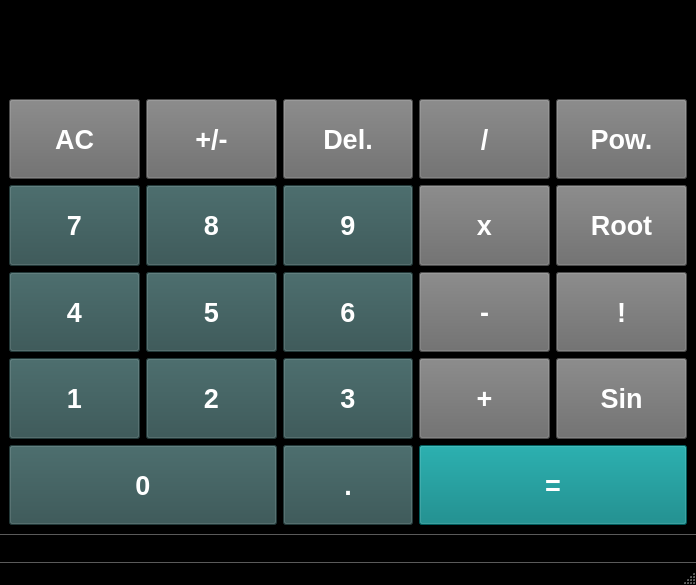
<?xml version="1.0" encoding="UTF-8"?>
<ui version="4.0">
 <class>Calculator</class>
 <widget class="QMainWindow" name="Calculator">
  <property name="geometry">
   <rect>
    <x>0</x>
    <y>0</y>
    <width>696</width>
    <height>585</height>
   </rect>
  </property>
  <property name="minimumSize">
   <size>
    <width>696</width>
    <height>585</height>
   </size>
  </property>
  <property name="windowTitle">
   <string>Calculator</string>
  </property>
  <property name="styleSheet">
   <string notr="true">QMainWindow{
background-color:black;
}</string>
  </property>
  <widget class="QWidget" name="centralwidget">
   <property name="styleSheet">
    <string notr="true">QWidget{
background-color:black
}</string>
   </property>
   <layout class="QGridLayout" name="gridLayout">
    <item row="3" column="2">
     <widget class="QPushButton" name="pushButton_9">
      <property name="sizePolicy">
       <sizepolicy hsizetype="Preferred" vsizetype="Expanding">
        <horstretch>0</horstretch>
        <verstretch>0</verstretch>
       </sizepolicy>
      </property>
      <property name="font">
       <font>
        <pointsize>20</pointsize>
        <weight>75</weight>
        <bold>true</bold>
       </font>
      </property>
      <property name="cursor">
       <cursorShape>ArrowCursor</cursorShape>
      </property>
      <property name="styleSheet">
       <string notr="true">QPushButton{
	background-color: #2f4f4f;
	border 1px solid gray;
	padding 5px;
	color: white;
}

QPushButton:pressed {
	background-color: #708090;
	border 1px solid gray;
	padding 5px;
	color:white;
}</string>
      </property>
      <property name="text">
       <string>9</string>
      </property>
      <attribute name="buttonGroup">
       <string notr="true">buttonGroup</string>
      </attribute>
     </widget>
    </item>
    <item row="2" column="4">
     <widget class="QPushButton" name="pushButton_pow">
      <property name="sizePolicy">
       <sizepolicy hsizetype="Preferred" vsizetype="Expanding">
        <horstretch>0</horstretch>
        <verstretch>0</verstretch>
       </sizepolicy>
      </property>
      <property name="font">
       <font>
        <pointsize>20</pointsize>
        <weight>75</weight>
        <bold>true</bold>
       </font>
      </property>
      <property name="styleSheet">
       <string notr="true">QPushButton{
	background-color: #696969;
	border 1px solid gray;
	padding 5px;
	color: white;
}

QPushButton:pressed {
	background-color: #c0c0c0;
	border 1px solid gray;
	padding 5px;
	color:white;
}</string>
      </property>
      <property name="text">
       <string>Pow.</string>
      </property>
      <attribute name="buttonGroup">
       <string notr="true">buttonGroup</string>
      </attribute>
     </widget>
    </item>
    <item row="7" column="0" colspan="2">
     <widget class="QPushButton" name="pushButton_0">
      <property name="sizePolicy">
       <sizepolicy hsizetype="Preferred" vsizetype="Expanding">
        <horstretch>0</horstretch>
        <verstretch>0</verstretch>
       </sizepolicy>
      </property>
      <property name="font">
       <font>
        <pointsize>20</pointsize>
        <weight>75</weight>
        <bold>true</bold>
       </font>
      </property>
      <property name="styleSheet">
       <string notr="true">QPushButton{
	background-color: #2f4f4f;
	border 1px solid gray;
	padding 5px;
	color: white;
}

QPushButton:pressed {
	background-color: #708090;
	border 1px solid gray;
	padding 5px;
	color:white;
}</string>
      </property>
      <property name="text">
       <string>0</string>
      </property>
      <attribute name="buttonGroup">
       <string notr="true">buttonGroup</string>
      </attribute>
     </widget>
    </item>
    <item row="4" column="1">
     <widget class="QPushButton" name="pushButton_5">
      <property name="sizePolicy">
       <sizepolicy hsizetype="Preferred" vsizetype="Expanding">
        <horstretch>0</horstretch>
        <verstretch>0</verstretch>
       </sizepolicy>
      </property>
      <property name="font">
       <font>
        <pointsize>20</pointsize>
        <weight>75</weight>
        <bold>true</bold>
       </font>
      </property>
      <property name="styleSheet">
       <string notr="true">QPushButton{
	background-color: #2f4f4f;
	border 1px solid gray;
	padding 5px;
	color: white;
}

QPushButton:pressed {
	background-color: #708090;
	border 1px solid gray;
	padding 5px;
	color:white;
}</string>
      </property>
      <property name="text">
       <string>5</string>
      </property>
      <attribute name="buttonGroup">
       <string notr="true">buttonGroup</string>
      </attribute>
     </widget>
    </item>
    <item row="6" column="3">
     <widget class="QPushButton" name="pushButton_plus">
      <property name="sizePolicy">
       <sizepolicy hsizetype="Preferred" vsizetype="Expanding">
        <horstretch>0</horstretch>
        <verstretch>0</verstretch>
       </sizepolicy>
      </property>
      <property name="font">
       <font>
        <pointsize>20</pointsize>
        <weight>75</weight>
        <bold>true</bold>
       </font>
      </property>
      <property name="styleSheet">
       <string notr="true">QPushButton{
	background-color: #696969;
	border 1px solid gray;
	padding 5px;
	color: white;
}

QPushButton:pressed {
	background-color: #c0c0c0;
	border 1px solid gray;
	padding 5px;
	color:white;
}</string>
      </property>
      <property name="text">
       <string>+</string>
      </property>
      <attribute name="buttonGroup">
       <string notr="true">buttonGroup</string>
      </attribute>
     </widget>
    </item>
    <item row="6" column="4">
     <widget class="QPushButton" name="pushButton_sin">
      <property name="sizePolicy">
       <sizepolicy hsizetype="Preferred" vsizetype="Expanding">
        <horstretch>0</horstretch>
        <verstretch>0</verstretch>
       </sizepolicy>
      </property>
      <property name="font">
       <font>
        <pointsize>20</pointsize>
        <weight>75</weight>
        <bold>true</bold>
       </font>
      </property>
      <property name="styleSheet">
       <string notr="true">QPushButton{
	background-color: #696969;
	border 1px solid gray;
	padding 5px;
	color: white;
}

QPushButton:pressed {
	background-color: #c0c0c0;
	border 1px solid gray;
	padding 5px;
	color:white;
}</string>
      </property>
      <property name="text">
       <string>Sin</string>
      </property>
      <attribute name="buttonGroup">
       <string notr="true">buttonGroup</string>
      </attribute>
     </widget>
    </item>
    <item row="2" column="0">
     <widget class="QPushButton" name="pushButton_clear">
      <property name="sizePolicy">
       <sizepolicy hsizetype="Preferred" vsizetype="Expanding">
        <horstretch>0</horstretch>
        <verstretch>0</verstretch>
       </sizepolicy>
      </property>
      <property name="font">
       <font>
        <pointsize>20</pointsize>
        <weight>75</weight>
        <bold>true</bold>
       </font>
      </property>
      <property name="styleSheet">
       <string notr="true">QPushButton{
	background-color: #696969;
	border 1px solid gray;
	padding 5px;
	color: white;
}

QPushButton:pressed {
	background-color: #c0c0c0;
	border 1px solid gray;
	padding 5px;
	color:white;
}</string>
      </property>
      <property name="text">
       <string>AC</string>
      </property>
      <attribute name="buttonGroup">
       <string notr="true">buttonGroup</string>
      </attribute>
     </widget>
    </item>
    <item row="3" column="1">
     <widget class="QPushButton" name="pushButton_8">
      <property name="sizePolicy">
       <sizepolicy hsizetype="Preferred" vsizetype="Expanding">
        <horstretch>0</horstretch>
        <verstretch>0</verstretch>
       </sizepolicy>
      </property>
      <property name="font">
       <font>
        <pointsize>20</pointsize>
        <weight>75</weight>
        <bold>true</bold>
       </font>
      </property>
      <property name="styleSheet">
       <string notr="true">QPushButton{
	background-color: #2f4f4f;
	border 1px solid gray;
	padding 5px;
	color: white;
}

QPushButton:pressed {
	background-color: #708090;
	border 1px solid gray;
	padding 5px;
	color:white;
}</string>
      </property>
      <property name="text">
       <string>8</string>
      </property>
      <attribute name="buttonGroup">
       <string notr="true">buttonGroup</string>
      </attribute>
     </widget>
    </item>
    <item row="3" column="4">
     <widget class="QPushButton" name="pushButton_root">
      <property name="sizePolicy">
       <sizepolicy hsizetype="Preferred" vsizetype="Expanding">
        <horstretch>0</horstretch>
        <verstretch>0</verstretch>
       </sizepolicy>
      </property>
      <property name="font">
       <font>
        <pointsize>20</pointsize>
        <weight>75</weight>
        <bold>true</bold>
       </font>
      </property>
      <property name="styleSheet">
       <string notr="true">QPushButton{
	background-color: #696969;
	border 1px solid gray;
	padding 5px;
	color: white;
}

QPushButton:pressed {
	background-color: #c0c0c0;
	border 1px solid gray;
	padding 5px;
	color:white;
}</string>
      </property>
      <property name="text">
       <string>Root</string>
      </property>
      <attribute name="buttonGroup">
       <string notr="true">buttonGroup</string>
      </attribute>
     </widget>
    </item>
    <item row="4" column="2">
     <widget class="QPushButton" name="pushButton_6">
      <property name="sizePolicy">
       <sizepolicy hsizetype="Preferred" vsizetype="Expanding">
        <horstretch>0</horstretch>
        <verstretch>0</verstretch>
       </sizepolicy>
      </property>
      <property name="font">
       <font>
        <pointsize>20</pointsize>
        <weight>75</weight>
        <bold>true</bold>
       </font>
      </property>
      <property name="styleSheet">
       <string notr="true">QPushButton{
	background-color: #2f4f4f;
	border 1px solid gray;
	padding 5px;
	color: white;
}

QPushButton:pressed {
	background-color: #708090;
	border 1px solid gray;
	padding 5px;
	color:white;
}</string>
      </property>
      <property name="text">
       <string>6</string>
      </property>
      <attribute name="buttonGroup">
       <string notr="true">buttonGroup</string>
      </attribute>
     </widget>
    </item>
    <item row="4" column="3">
     <widget class="QPushButton" name="pushButton_minus">
      <property name="sizePolicy">
       <sizepolicy hsizetype="Preferred" vsizetype="Expanding">
        <horstretch>0</horstretch>
        <verstretch>0</verstretch>
       </sizepolicy>
      </property>
      <property name="font">
       <font>
        <pointsize>20</pointsize>
        <weight>75</weight>
        <bold>true</bold>
       </font>
      </property>
      <property name="styleSheet">
       <string notr="true">QPushButton{
	background-color: #696969;
	border 1px solid gray;
	padding 5px;
	color: white;
}

QPushButton:pressed {
	background-color: #c0c0c0;
	border 1px solid gray;
	padding 5px;
	color:white;
}</string>
      </property>
      <property name="text">
       <string>-</string>
      </property>
      <attribute name="buttonGroup">
       <string notr="true">buttonGroup</string>
      </attribute>
     </widget>
    </item>
    <item row="7" column="3" colspan="2">
     <widget class="QPushButton" name="pushButton_eq">
      <property name="sizePolicy">
       <sizepolicy hsizetype="Preferred" vsizetype="Expanding">
        <horstretch>0</horstretch>
        <verstretch>0</verstretch>
       </sizepolicy>
      </property>
      <property name="font">
       <font>
        <pointsize>20</pointsize>
        <weight>75</weight>
        <bold>true</bold>
       </font>
      </property>
      <property name="styleSheet">
       <string notr="true">QPushButton{
	background-color: #008080;
	border 1px solid gray;
	padding 5px;
	color: white;
}

QPushButton:pressed {
	background-color:#20b2aa;;
	border 1px solid gray;
	padding 5px;
	color:white;
}</string>
      </property>
      <property name="text">
       <string>=</string>
      </property>
      <attribute name="buttonGroup">
       <string notr="true">buttonGroup</string>
      </attribute>
     </widget>
    </item>
    <item row="3" column="0">
     <widget class="QPushButton" name="pushButton_7">
      <property name="sizePolicy">
       <sizepolicy hsizetype="Preferred" vsizetype="Expanding">
        <horstretch>0</horstretch>
        <verstretch>0</verstretch>
       </sizepolicy>
      </property>
      <property name="font">
       <font>
        <pointsize>20</pointsize>
        <weight>75</weight>
        <bold>true</bold>
       </font>
      </property>
      <property name="styleSheet">
       <string notr="true">QPushButton{
	background-color: #2f4f4f;
	border 1px solid gray;
	padding 5px;
	color: white;
}

QPushButton:pressed {
	background-color: #708090;
	border 1px solid gray;
	padding 5px;
	color:white;
}</string>
      </property>
      <property name="text">
       <string>7</string>
      </property>
      <attribute name="buttonGroup">
       <string notr="true">buttonGroup</string>
      </attribute>
     </widget>
    </item>
    <item row="4" column="4">
     <widget class="QPushButton" name="pushButton_fact">
      <property name="sizePolicy">
       <sizepolicy hsizetype="Preferred" vsizetype="Expanding">
        <horstretch>0</horstretch>
        <verstretch>0</verstretch>
       </sizepolicy>
      </property>
      <property name="font">
       <font>
        <pointsize>20</pointsize>
        <weight>75</weight>
        <bold>true</bold>
       </font>
      </property>
      <property name="styleSheet">
       <string notr="true">QPushButton{
	background-color: #696969;
	border 1px solid gray;
	padding 5px;
	color: white;
}

QPushButton:pressed {
	background-color: #c0c0c0;
	border 1px solid gray;
	padding 5px;
	color:white;
}</string>
      </property>
      <property name="text">
       <string>!</string>
      </property>
      <attribute name="buttonGroup">
       <string notr="true">buttonGroup</string>
      </attribute>
     </widget>
    </item>
    <item row="3" column="3">
     <widget class="QPushButton" name="pushButton_mul">
      <property name="sizePolicy">
       <sizepolicy hsizetype="Preferred" vsizetype="Expanding">
        <horstretch>0</horstretch>
        <verstretch>0</verstretch>
       </sizepolicy>
      </property>
      <property name="font">
       <font>
        <pointsize>20</pointsize>
        <weight>75</weight>
        <bold>true</bold>
       </font>
      </property>
      <property name="styleSheet">
       <string notr="true">QPushButton{
	background-color: #696969;
	border 1px solid gray;
	padding 5px;
	color: white;
}

QPushButton:pressed {
	background-color: #c0c0c0;
	border 1px solid gray;
	padding 5px;
	color:white;
}</string>
      </property>
      <property name="text">
       <string>x</string>
      </property>
      <attribute name="buttonGroup">
       <string notr="true">buttonGroup</string>
      </attribute>
     </widget>
    </item>
    <item row="2" column="1">
     <widget class="QPushButton" name="pushButton_change">
      <property name="sizePolicy">
       <sizepolicy hsizetype="Preferred" vsizetype="Expanding">
        <horstretch>0</horstretch>
        <verstretch>0</verstretch>
       </sizepolicy>
      </property>
      <property name="font">
       <font>
        <pointsize>20</pointsize>
        <weight>75</weight>
        <bold>true</bold>
       </font>
      </property>
      <property name="styleSheet">
       <string notr="true">QPushButton{
	background-color: #696969;
	border 1px solid gray;
	padding 5px;
	color: white;
}

QPushButton:pressed {
	background-color: #c0c0c0;
	border 1px solid gray;
	padding 5px;
	color:white;
}</string>
      </property>
      <property name="text">
       <string>+/-</string>
      </property>
      <attribute name="buttonGroup">
       <string notr="true">buttonGroup</string>
      </attribute>
     </widget>
    </item>
    <item row="6" column="0">
     <widget class="QPushButton" name="pushButton_1">
      <property name="sizePolicy">
       <sizepolicy hsizetype="Preferred" vsizetype="Expanding">
        <horstretch>0</horstretch>
        <verstretch>0</verstretch>
       </sizepolicy>
      </property>
      <property name="font">
       <font>
        <pointsize>20</pointsize>
        <weight>75</weight>
        <bold>true</bold>
       </font>
      </property>
      <property name="styleSheet">
       <string notr="true">QPushButton{
	background-color: #2f4f4f;
	border 1px solid gray;
	padding 5px;
	color: white;
}

QPushButton:pressed {
	background-color: #708090;
	border 1px solid gray;
	padding 5px;
	color:white;
}</string>
      </property>
      <property name="text">
       <string>1</string>
      </property>
      <attribute name="buttonGroup">
       <string notr="true">buttonGroup</string>
      </attribute>
     </widget>
    </item>
    <item row="2" column="3">
     <widget class="QPushButton" name="pushButton_div">
      <property name="sizePolicy">
       <sizepolicy hsizetype="Preferred" vsizetype="Expanding">
        <horstretch>0</horstretch>
        <verstretch>0</verstretch>
       </sizepolicy>
      </property>
      <property name="font">
       <font>
        <pointsize>20</pointsize>
        <weight>75</weight>
        <bold>true</bold>
       </font>
      </property>
      <property name="styleSheet">
       <string notr="true">QPushButton{
	background-color: #696969;
	border 1px solid gray;
	padding 5px;
	color: white;
}

QPushButton:pressed {
	background-color: #c0c0c0;
	border 1px solid gray;
	padding 5px;
	color:white;
}</string>
      </property>
      <property name="text">
       <string>/</string>
      </property>
      <attribute name="buttonGroup">
       <string notr="true">buttonGroup</string>
      </attribute>
     </widget>
    </item>
    <item row="7" column="2">
     <widget class="QPushButton" name="pushButton_float">
      <property name="sizePolicy">
       <sizepolicy hsizetype="Preferred" vsizetype="Expanding">
        <horstretch>0</horstretch>
        <verstretch>0</verstretch>
       </sizepolicy>
      </property>
      <property name="font">
       <font>
        <pointsize>20</pointsize>
        <weight>75</weight>
        <bold>true</bold>
       </font>
      </property>
      <property name="styleSheet">
       <string notr="true">QPushButton{
	background-color: #2f4f4f;
	border 1px solid gray;
	padding 5px;
	color: white;
}

QPushButton:pressed {
	background-color: #708090;
	border 1px solid gray;
	padding 5px;
	color:white;
}</string>
      </property>
      <property name="text">
       <string>.</string>
      </property>
      <attribute name="buttonGroup">
       <string notr="true">buttonGroup</string>
      </attribute>
     </widget>
    </item>
    <item row="6" column="1">
     <widget class="QPushButton" name="pushButton_2">
      <property name="sizePolicy">
       <sizepolicy hsizetype="Preferred" vsizetype="Expanding">
        <horstretch>0</horstretch>
        <verstretch>0</verstretch>
       </sizepolicy>
      </property>
      <property name="font">
       <font>
        <pointsize>20</pointsize>
        <weight>75</weight>
        <bold>true</bold>
       </font>
      </property>
      <property name="styleSheet">
       <string notr="true">QPushButton{
	background-color: #2f4f4f;
	border 1px solid gray;
	padding 5px;
	color: white;
}

QPushButton:pressed {
	background-color: #708090;
	border 1px solid gray;
	padding 5px;
	color:white;
}</string>
      </property>
      <property name="text">
       <string>2</string>
      </property>
      <attribute name="buttonGroup">
       <string notr="true">buttonGroup</string>
      </attribute>
     </widget>
    </item>
    <item row="6" column="2">
     <widget class="QPushButton" name="pushButton_3">
      <property name="sizePolicy">
       <sizepolicy hsizetype="Preferred" vsizetype="Expanding">
        <horstretch>0</horstretch>
        <verstretch>0</verstretch>
       </sizepolicy>
      </property>
      <property name="font">
       <font>
        <pointsize>20</pointsize>
        <weight>75</weight>
        <bold>true</bold>
       </font>
      </property>
      <property name="styleSheet">
       <string notr="true">QPushButton{
	background-color: #2f4f4f;
	border 1px solid gray;
	padding 5px;
	color: white;
}

QPushButton:pressed {
	background-color: #708090;
	border 1px solid gray;
	padding 5px;
	color:white;
}</string>
      </property>
      <property name="text">
       <string>3</string>
      </property>
      <attribute name="buttonGroup">
       <string notr="true">buttonGroup</string>
      </attribute>
     </widget>
    </item>
    <item row="4" column="0">
     <widget class="QPushButton" name="pushButton_4">
      <property name="sizePolicy">
       <sizepolicy hsizetype="Preferred" vsizetype="Expanding">
        <horstretch>0</horstretch>
        <verstretch>0</verstretch>
       </sizepolicy>
      </property>
      <property name="font">
       <font>
        <pointsize>20</pointsize>
        <weight>75</weight>
        <bold>true</bold>
       </font>
      </property>
      <property name="styleSheet">
       <string notr="true">QPushButton{
	background-color: #2f4f4f;
	border 1px solid gray;
	padding 5px;
	color: white;
}

QPushButton:pressed {
	background-color: #708090;
	border 1px solid gray;
	padding 5px;
	color:white;
}</string>
      </property>
      <property name="text">
       <string>4</string>
      </property>
      <attribute name="buttonGroup">
       <string notr="true">buttonGroup</string>
      </attribute>
     </widget>
    </item>
    <item row="2" column="2">
     <widget class="QPushButton" name="pushButton_delete">
      <property name="sizePolicy">
       <sizepolicy hsizetype="Preferred" vsizetype="Expanding">
        <horstretch>0</horstretch>
        <verstretch>0</verstretch>
       </sizepolicy>
      </property>
      <property name="font">
       <font>
        <pointsize>20</pointsize>
        <weight>75</weight>
        <bold>true</bold>
       </font>
      </property>
      <property name="styleSheet">
       <string notr="true">QPushButton{
	background-color: #696969;
	border 1px solid gray;
	padding 5px;
	color: white;
}

QPushButton:pressed {
	background-color: #c0c0c0;
	border 1px solid gray;
	padding 5px;
	color:white;
}</string>
      </property>
      <property name="text">
       <string>Del.</string>
      </property>
      <attribute name="buttonGroup">
       <string notr="true">buttonGroup</string>
      </attribute>
     </widget>
    </item>
    <item row="1" column="0" colspan="5">
     <widget class="QLineEdit" name="Display">
      <property name="sizePolicy">
       <sizepolicy hsizetype="Preferred" vsizetype="Expanding">
        <horstretch>10</horstretch>
        <verstretch>0</verstretch>
       </sizepolicy>
      </property>
      <property name="font">
       <font>
        <pointsize>50</pointsize>
        <weight>75</weight>
        <bold>true</bold>
       </font>
      </property>
      <property name="styleSheet">
       <string notr="true">QLineEdit{
	background-color: black;
	border 1px solid gray;
	color:#ffffff;
}f</string>
      </property>
      <property name="text">
       <string>0.0</string>
      </property>
      <property name="alignment">
       <set>Qt::AlignRight|Qt::AlignTrailing|Qt::AlignVCenter</set>
      </property>
      <property name="readOnly">
       <bool>false</bool>
      </property>
      <property name="clearButtonEnabled">
       <bool>false</bool>
      </property>
     </widget>
    </item>
   </layout>
  </widget>
  <widget class="QStatusBar" name="statusbar"/>
  <widget class="QToolBar" name="toolBar">
   <property name="contextMenuPolicy">
    <enum>Qt::PreventContextMenu</enum>
   </property>
   <property name="windowTitle">
    <string>toolBar</string>
   </property>
   <property name="autoFillBackground">
    <bool>false</bool>
   </property>
   <property name="styleSheet">
    <string notr="true">QToolBar{
background-color:black;
}

QToolButton:hover {background : black}
</string>
   </property>
   <property name="movable">
    <bool>false</bool>
   </property>
   <attribute name="toolBarArea">
    <enum>BottomToolBarArea</enum>
   </attribute>
   <attribute name="toolBarBreak">
    <bool>false</bool>
   </attribute>
   <addaction name="actionHelp"/>
  </widget>
  <action name="actionHelp">
   <property name="icon">
    <iconset resource="resources.qrc">
     <normaloff>:/res/img/help.png</normaloff>:/res/img/help.png</iconset>
   </property>
   <property name="text">
    <string>Help</string>
   </property>
   <property name="shortcut">
    <string>F1</string>
   </property>
  </action>
 </widget>
 <resources>
  <include location="resources.qrc"/>
 </resources>
 <connections/>
 <buttongroups>
  <buttongroup name="buttonGroup"/>
 </buttongroups>
</ui>
